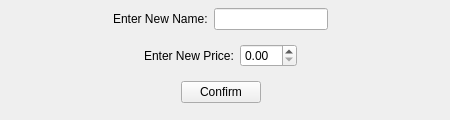
      <widget class="QWidget" name="modify_souvenir_page">
       <widget class="QWidget" name="verticalLayoutWidget_7">
        <property name="geometry">
         <rect>
          <x>0</x>
          <y>0</y>
          <width>441</width>
          <height>111</height>
         </rect>
        </property>
        <layout class="QVBoxLayout" name="verticalLayout_8">
         <item>
          <layout class="QHBoxLayout" name="horizontalLayout_25">
           <item>
            <spacer name="horizontalSpacer_45">
             <property name="orientation">
              <enum>Qt::Horizontal</enum>
             </property>
             <property name="sizeHint" stdset="0">
              <size>
               <width>40</width>
               <height>20</height>
              </size>
             </property>
            </spacer>
           </item>
           <item>
            <widget class="QLabel" name="label_18">
             <property name="text">
              <string>Enter New Name:</string>
             </property>
            </widget>
           </item>
           <item>
            <widget class="QLineEdit" name="modify_souvenir_line_edit">
             <property name="enabled">
              <bool>true</bool>
             </property>
            </widget>
           </item>
           <item>
            <spacer name="horizontalSpacer_46">
             <property name="orientation">
              <enum>Qt::Horizontal</enum>
             </property>
             <property name="sizeHint" stdset="0">
              <size>
               <width>40</width>
               <height>20</height>
              </size>
             </property>
            </spacer>
           </item>
          </layout>
         </item>
         <item>
          <layout class="QHBoxLayout" name="horizontalLayout_26">
           <item>
            <spacer name="horizontalSpacer_47">
             <property name="orientation">
              <enum>Qt::Horizontal</enum>
             </property>
             <property name="sizeHint" stdset="0">
              <size>
               <width>40</width>
               <height>20</height>
              </size>
             </property>
            </spacer>
           </item>
           <item>
            <widget class="QLabel" name="label_19">
             <property name="text">
              <string>Enter New Price:</string>
             </property>
            </widget>
           </item>
           <item>
            <widget class="QDoubleSpinBox" name="modify_souvenir_spinbox"/>
           </item>
           <item>
            <spacer name="horizontalSpacer_48">
             <property name="orientation">
              <enum>Qt::Horizontal</enum>
             </property>
             <property name="sizeHint" stdset="0">
              <size>
               <width>40</width>
               <height>20</height>
              </size>
             </property>
            </spacer>
           </item>
          </layout>
         </item>
         <item>
          <layout class="QHBoxLayout" name="horizontalLayout_27">
           <item>
            <spacer name="horizontalSpacer_49">
             <property name="orientation">
              <enum>Qt::Horizontal</enum>
             </property>
             <property name="sizeHint" stdset="0">
              <size>
               <width>40</width>
               <height>20</height>
              </size>
             </property>
            </spacer>
           </item>
           <item>
            <widget class="QPushButton" name="modify_souvenir_confirm_button">
             <property name="text">
              <string>Confirm</string>
             </property>
            </widget>
           </item>
           <item>
            <spacer name="horizontalSpacer_50">
             <property name="orientation">
              <enum>Qt::Horizontal</enum>
             </property>
             <property name="sizeHint" stdset="0">
              <size>
               <width>40</width>
               <height>20</height>
              </size>
             </property>
            </spacer>
           </item>
          </layout>
         </item>
        </layout>
       </widget>
      </widget>
